Frame 1 (no input): blank canvas, image omitted
Frame 60 (the mouse pressed at the canvas centre just before this capture): blank canvas, image omitted
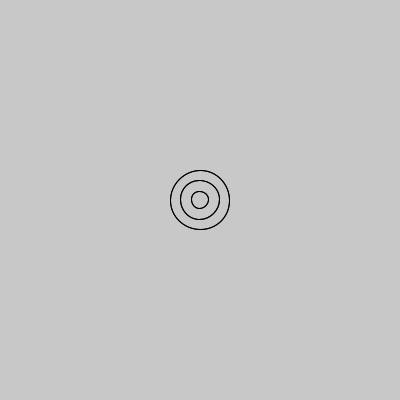
Frame 120 (the mouse held since frame 60 and released just before this capture)

The Processing sketch whose frames 1 and 60 were blank and that drew this single picture after the mouse press (run headless with seeded random() and noise(); from frame 60 on, the mouse is pressed at the canvas centre):

// Processing sketch: prac4b
// ── prac4b.pde
int contador, posX, posY;
float con2, con3;
boolean click = false;

void setup() {
  size(400, 400);
  noFill();
  contador = 0;
  con2 = 0;
  con3 = 0;
}

void draw() {
  background(200);
  if (click) {
    ellipse(posX, posY, contador, contador);
    ellipse(posX, posY, con2, con2);
    ellipse(posX, posY, con3, con3);
    float dis =2*dist(posX,0,width/2,0);
    if (posX > width/2) {
      ellipse(posX-dis, posY, contador, contador);
      ellipse(posX-dis, posY, con2, con2);
      ellipse(posX-dis, posY, con3, con3);
    }else{
      ellipse(posX+dis, posY, contador, contador);
      ellipse(posX+dis, posY, con2, con2);
      ellipse(posX+dis, posY, con3, con3);
    }
    contador++;
    con2 += random(0.1, 0.5);
    con3 += random(0.4, 1);
    if (contador > 100) {
      contador = 0;
      con2 = 0;
      con3 = 0;
      click = false;
    }
  }
}

void mousePressed() {
  if (!click) {
    click = true;
    posX = mouseX;
    posY = mouseY;
  }
}
